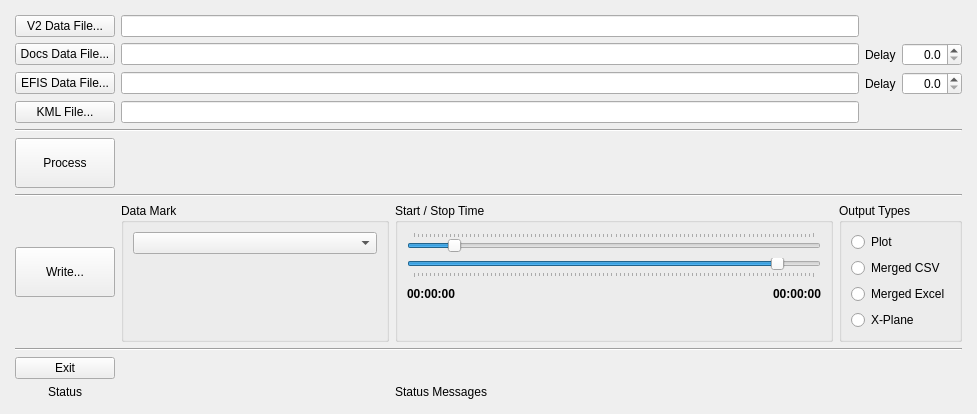
<?xml version="1.0" encoding="UTF-8"?>
<ui version="4.0">
 <class>MainUI</class>
 <widget class="QWidget" name="MainUI">
  <property name="geometry">
   <rect>
    <x>0</x>
    <y>0</y>
    <width>977</width>
    <height>390</height>
   </rect>
  </property>
  <property name="windowTitle">
   <string>MainUI</string>
  </property>
  <layout class="QGridLayout" name="gridLayout_3">
   <item row="0" column="0">
    <layout class="QGridLayout" name="gridLayout">
     <property name="sizeConstraint">
      <enum>QLayout::SetNoConstraint</enum>
     </property>
     <property name="leftMargin">
      <number>4</number>
     </property>
     <property name="topMargin">
      <number>4</number>
     </property>
     <property name="rightMargin">
      <number>4</number>
     </property>
     <property name="bottomMargin">
      <number>4</number>
     </property>
     <property name="horizontalSpacing">
      <number>6</number>
     </property>
     <item row="8" column="3" colspan="3">
      <widget class="QGroupBox" name="groupBoxOutputs">
       <property name="sizePolicy">
        <sizepolicy hsizetype="Preferred" vsizetype="Preferred">
         <horstretch>0</horstretch>
         <verstretch>0</verstretch>
        </sizepolicy>
       </property>
       <property name="title">
        <string>Output Types</string>
       </property>
       <layout class="QVBoxLayout" name="verticalLayout">
        <item>
         <layout class="QGridLayout" name="gridLayout_2">
          <item row="0" column="0">
           <widget class="QRadioButton" name="radioPlot">
            <property name="text">
             <string>Plot</string>
            </property>
           </widget>
          </item>
          <item row="1" column="0">
           <widget class="QRadioButton" name="radioMergedCsv">
            <property name="text">
             <string>Merged CSV</string>
            </property>
           </widget>
          </item>
          <item row="2" column="0">
           <widget class="QRadioButton" name="radioMergedExcel">
            <property name="text">
             <string>Merged Excel</string>
            </property>
           </widget>
          </item>
          <item row="3" column="0">
           <widget class="QRadioButton" name="radioXPlane">
            <property name="text">
             <string>X-Plane</string>
            </property>
           </widget>
          </item>
         </layout>
        </item>
       </layout>
      </widget>
     </item>
     <item row="3" column="4">
      <widget class="QLabel" name="label_6">
       <property name="sizePolicy">
        <sizepolicy hsizetype="Fixed" vsizetype="Preferred">
         <horstretch>0</horstretch>
         <verstretch>0</verstretch>
        </sizepolicy>
       </property>
       <property name="text">
        <string>Delay</string>
       </property>
      </widget>
     </item>
     <item row="0" column="1" colspan="3">
      <widget class="QLineEdit" name="lineV2DataFile">
       <property name="sizePolicy">
        <sizepolicy hsizetype="Preferred" vsizetype="Fixed">
         <horstretch>0</horstretch>
         <verstretch>0</verstretch>
        </sizepolicy>
       </property>
      </widget>
     </item>
     <item row="8" column="2">
      <widget class="QGroupBox" name="groupBoxTime">
       <property name="title">
        <string>Start / Stop Time</string>
       </property>
       <layout class="QGridLayout" name="gridLayout_5">
        <item row="2" column="2">
         <spacer name="horizontalSpacer_2">
          <property name="orientation">
           <enum>Qt::Horizontal</enum>
          </property>
          <property name="sizeHint" stdset="0">
           <size>
            <width>300</width>
            <height>20</height>
           </size>
          </property>
         </spacer>
        </item>
        <item row="2" column="3">
         <widget class="QLabel" name="labelStop">
          <property name="font">
           <font>
            <bold>true</bold>
           </font>
          </property>
          <property name="text">
           <string>00:00:00</string>
          </property>
         </widget>
        </item>
        <item row="0" column="0" colspan="4">
         <widget class="QSlider" name="sliderStart">
          <property name="value">
           <number>10</number>
          </property>
          <property name="sliderPosition">
           <number>10</number>
          </property>
          <property name="orientation">
           <enum>Qt::Horizontal</enum>
          </property>
          <property name="tickPosition">
           <enum>QSlider::TicksAbove</enum>
          </property>
         </widget>
        </item>
        <item row="3" column="2">
         <spacer name="verticalSpacer_2">
          <property name="orientation">
           <enum>Qt::Vertical</enum>
          </property>
          <property name="sizeHint" stdset="0">
           <size>
            <width>20</width>
            <height>40</height>
           </size>
          </property>
         </spacer>
        </item>
        <item row="1" column="0" colspan="4">
         <widget class="QSlider" name="sliderStop">
          <property name="sliderPosition">
           <number>90</number>
          </property>
          <property name="orientation">
           <enum>Qt::Horizontal</enum>
          </property>
          <property name="tickPosition">
           <enum>QSlider::TicksBelow</enum>
          </property>
         </widget>
        </item>
        <item row="2" column="0">
         <widget class="QLabel" name="labelStart">
          <property name="font">
           <font>
            <bold>true</bold>
           </font>
          </property>
          <property name="text">
           <string>00:00:00</string>
          </property>
         </widget>
        </item>
       </layout>
      </widget>
     </item>
     <item row="10" column="0">
      <widget class="QPushButton" name="pushExit">
       <property name="sizePolicy">
        <sizepolicy hsizetype="Fixed" vsizetype="Fixed">
         <horstretch>0</horstretch>
         <verstretch>0</verstretch>
        </sizepolicy>
       </property>
       <property name="minimumSize">
        <size>
         <width>100</width>
         <height>0</height>
        </size>
       </property>
       <property name="text">
        <string>Exit</string>
       </property>
      </widget>
     </item>
     <item row="4" column="1" colspan="3">
      <widget class="QLineEdit" name="lineKmlDataFile">
       <property name="sizePolicy">
        <sizepolicy hsizetype="Preferred" vsizetype="Fixed">
         <horstretch>0</horstretch>
         <verstretch>0</verstretch>
        </sizepolicy>
       </property>
      </widget>
     </item>
     <item row="8" column="0">
      <widget class="QPushButton" name="pushWrite">
       <property name="sizePolicy">
        <sizepolicy hsizetype="Fixed" vsizetype="Fixed">
         <horstretch>0</horstretch>
         <verstretch>0</verstretch>
        </sizepolicy>
       </property>
       <property name="minimumSize">
        <size>
         <width>100</width>
         <height>50</height>
        </size>
       </property>
       <property name="text">
        <string>Write...</string>
       </property>
      </widget>
     </item>
     <item row="4" column="0">
      <widget class="QPushButton" name="pushOpenKmlDataFile">
       <property name="text">
        <string>KML File...</string>
       </property>
      </widget>
     </item>
     <item row="11" column="0">
      <widget class="QLabel" name="label">
       <property name="text">
        <string>Status</string>
       </property>
       <property name="alignment">
        <set>Qt::AlignCenter</set>
       </property>
      </widget>
     </item>
     <item row="11" column="2" colspan="4">
      <widget class="QLabel" name="labelMsg">
       <property name="text">
        <string>Status Messages</string>
       </property>
      </widget>
     </item>
     <item row="3" column="5">
      <widget class="QDoubleSpinBox" name="spinEfisDelay">
       <property name="sizePolicy">
        <sizepolicy hsizetype="Fixed" vsizetype="Fixed">
         <horstretch>0</horstretch>
         <verstretch>0</verstretch>
        </sizepolicy>
       </property>
       <property name="minimumSize">
        <size>
         <width>60</width>
         <height>0</height>
        </size>
       </property>
       <property name="alignment">
        <set>Qt::AlignRight|Qt::AlignTrailing|Qt::AlignVCenter</set>
       </property>
       <property name="decimals">
        <number>1</number>
       </property>
       <property name="singleStep">
        <double>0.100000000000000</double>
       </property>
      </widget>
     </item>
     <item row="2" column="0">
      <widget class="QPushButton" name="pushOpenDocsDataFile">
       <property name="sizePolicy">
        <sizepolicy hsizetype="Fixed" vsizetype="Fixed">
         <horstretch>0</horstretch>
         <verstretch>0</verstretch>
        </sizepolicy>
       </property>
       <property name="minimumSize">
        <size>
         <width>100</width>
         <height>0</height>
        </size>
       </property>
       <property name="maximumSize">
        <size>
         <width>1000</width>
         <height>16777215</height>
        </size>
       </property>
       <property name="text">
        <string>Docs Data File...</string>
       </property>
      </widget>
     </item>
     <item row="2" column="5">
      <widget class="QDoubleSpinBox" name="spinDocsDelay">
       <property name="sizePolicy">
        <sizepolicy hsizetype="Fixed" vsizetype="Fixed">
         <horstretch>0</horstretch>
         <verstretch>0</verstretch>
        </sizepolicy>
       </property>
       <property name="minimumSize">
        <size>
         <width>60</width>
         <height>0</height>
        </size>
       </property>
       <property name="alignment">
        <set>Qt::AlignRight|Qt::AlignTrailing|Qt::AlignVCenter</set>
       </property>
       <property name="decimals">
        <number>1</number>
       </property>
       <property name="singleStep">
        <double>0.100000000000000</double>
       </property>
      </widget>
     </item>
     <item row="2" column="1" colspan="3">
      <widget class="QLineEdit" name="lineDocsDataFile">
       <property name="sizePolicy">
        <sizepolicy hsizetype="Preferred" vsizetype="Fixed">
         <horstretch>0</horstretch>
         <verstretch>0</verstretch>
        </sizepolicy>
       </property>
      </widget>
     </item>
     <item row="2" column="4">
      <widget class="QLabel" name="label_5">
       <property name="sizePolicy">
        <sizepolicy hsizetype="Fixed" vsizetype="Preferred">
         <horstretch>0</horstretch>
         <verstretch>0</verstretch>
        </sizepolicy>
       </property>
       <property name="text">
        <string>Delay</string>
       </property>
      </widget>
     </item>
     <item row="8" column="1">
      <widget class="QGroupBox" name="groupBoxDataMark">
       <property name="title">
        <string>Data Mark</string>
       </property>
       <layout class="QGridLayout" name="gridLayout_6">
        <item row="1" column="0">
         <spacer name="verticalSpacer">
          <property name="orientation">
           <enum>Qt::Vertical</enum>
          </property>
          <property name="sizeHint" stdset="0">
           <size>
            <width>20</width>
            <height>40</height>
           </size>
          </property>
         </spacer>
        </item>
        <item row="0" column="0">
         <widget class="QComboBox" name="comboDataMarks">
          <property name="sizePolicy">
           <sizepolicy hsizetype="MinimumExpanding" vsizetype="Preferred">
            <horstretch>0</horstretch>
            <verstretch>0</verstretch>
           </sizepolicy>
          </property>
          <property name="sizeAdjustPolicy">
           <enum>QComboBox::AdjustToContents</enum>
          </property>
         </widget>
        </item>
       </layout>
      </widget>
     </item>
     <item row="3" column="1" colspan="3">
      <widget class="QLineEdit" name="lineEFISDataFile">
       <property name="sizePolicy">
        <sizepolicy hsizetype="Preferred" vsizetype="Fixed">
         <horstretch>0</horstretch>
         <verstretch>0</verstretch>
        </sizepolicy>
       </property>
      </widget>
     </item>
     <item row="6" column="0">
      <widget class="QPushButton" name="pushMerge">
       <property name="sizePolicy">
        <sizepolicy hsizetype="Fixed" vsizetype="Fixed">
         <horstretch>0</horstretch>
         <verstretch>0</verstretch>
        </sizepolicy>
       </property>
       <property name="minimumSize">
        <size>
         <width>100</width>
         <height>50</height>
        </size>
       </property>
       <property name="text">
        <string>Process</string>
       </property>
      </widget>
     </item>
     <item row="5" column="0" colspan="6">
      <widget class="Line" name="line">
       <property name="orientation">
        <enum>Qt::Horizontal</enum>
       </property>
      </widget>
     </item>
     <item row="3" column="0">
      <widget class="QPushButton" name="pushOpenEFISDataFile">
       <property name="sizePolicy">
        <sizepolicy hsizetype="Fixed" vsizetype="Fixed">
         <horstretch>0</horstretch>
         <verstretch>0</verstretch>
        </sizepolicy>
       </property>
       <property name="minimumSize">
        <size>
         <width>100</width>
         <height>0</height>
        </size>
       </property>
       <property name="maximumSize">
        <size>
         <width>1000</width>
         <height>16777215</height>
        </size>
       </property>
       <property name="text">
        <string>EFIS Data File...</string>
       </property>
      </widget>
     </item>
     <item row="0" column="0">
      <widget class="QPushButton" name="pushOpenV2DataFile">
       <property name="sizePolicy">
        <sizepolicy hsizetype="Fixed" vsizetype="Fixed">
         <horstretch>0</horstretch>
         <verstretch>0</verstretch>
        </sizepolicy>
       </property>
       <property name="minimumSize">
        <size>
         <width>100</width>
         <height>0</height>
        </size>
       </property>
       <property name="maximumSize">
        <size>
         <width>1000</width>
         <height>16777215</height>
        </size>
       </property>
       <property name="text">
        <string>V2 Data File...</string>
       </property>
      </widget>
     </item>
     <item row="7" column="0" colspan="6">
      <widget class="Line" name="line_2">
       <property name="orientation">
        <enum>Qt::Horizontal</enum>
       </property>
      </widget>
     </item>
     <item row="9" column="0" colspan="6">
      <widget class="Line" name="line_3">
       <property name="orientation">
        <enum>Qt::Horizontal</enum>
       </property>
      </widget>
     </item>
    </layout>
   </item>
  </layout>
 </widget>
 <resources/>
 <connections/>
</ui>
